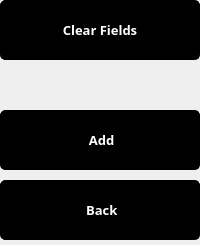
                             <widget class="QWidget" name="widget_111" native="true">
                              <layout class="QGridLayout" name="gridLayout_86">
                               <property name="leftMargin">
                                <number>0</number>
                               </property>
                               <property name="topMargin">
                                <number>0</number>
                               </property>
                               <property name="rightMargin">
                                <number>0</number>
                               </property>
                               <property name="bottomMargin">
                                <number>5</number>
                               </property>
                               <property name="verticalSpacing">
                                <number>10</number>
                               </property>
                               <item row="0" column="0">
                                <widget class="QPushButton" name="btnRMClear2">
                                 <property name="minimumSize">
                                  <size>
                                   <width>170</width>
                                   <height>60</height>
                                  </size>
                                 </property>
                                 <property name="font">
                                  <font>
                                   <family>Century Gothic</family>
                                   <pointsize>10</pointsize>
                                   <weight>75</weight>
                                   <bold>true</bold>
                                  </font>
                                 </property>
                                 <property name="styleSheet">
                                  <string notr="true">QPushButton {
	border-radius: 5px;
	border: 1px solid black;
	color: rgb(255, 255, 255);
	background-color: rgb(0, 0, 0);
}

QPushButton:hover {
	
	background-color: rgb(70, 70, 70);
}

QPushButton:pressed {
	color: rgb(106, 106, 106);
	background-color: rgb(0, 0, 0);
}</string>
                                 </property>
                                 <property name="text">
                                  <string>Clear Fields</string>
                                 </property>
                                </widget>
                               </item>
                               <item row="2" column="0">
                                <widget class="QPushButton" name="btnARsave">
                                 <property name="minimumSize">
                                  <size>
                                   <width>170</width>
                                   <height>60</height>
                                  </size>
                                 </property>
                                 <property name="font">
                                  <font>
                                   <family>Century Gothic</family>
                                   <pointsize>10</pointsize>
                                   <weight>75</weight>
                                   <bold>true</bold>
                                  </font>
                                 </property>
                                 <property name="styleSheet">
                                  <string notr="true">QPushButton {
	border-radius: 5px;
	border: 1px solid black;
	color: rgb(255, 255, 255);
	background-color: rgb(0, 0, 0);
}

QPushButton:hover {
	
	background-color: rgb(70, 70, 70);
}

QPushButton:pressed {
	color: rgb(106, 106, 106);
	background-color: rgb(0, 0, 0);
}</string>
                                 </property>
                                 <property name="text">
                                  <string> Add</string>
                                 </property>
                                 <property name="icon">
                                  <iconset>
                                   <normaloff>white save.png</normaloff>white save.png</iconset>
                                 </property>
                                 <property name="iconSize">
                                  <size>
                                   <width>15</width>
                                   <height>15</height>
                                  </size>
                                 </property>
                                </widget>
                               </item>
                               <item row="3" column="0">
                                <widget class="QPushButton" name="btnARback">
                                 <property name="minimumSize">
                                  <size>
                                   <width>170</width>
                                   <height>60</height>
                                  </size>
                                 </property>
                                 <property name="font">
                                  <font>
                                   <family>Century Gothic</family>
                                   <pointsize>10</pointsize>
                                   <weight>75</weight>
                                   <bold>true</bold>
                                  </font>
                                 </property>
                                 <property name="styleSheet">
                                  <string notr="true">QPushButton {
	border-radius: 5px;
	border: 1px solid black;
	color: rgb(255, 255, 255);
	background-color: rgb(0, 0, 0);
}

QPushButton:hover {
	
	background-color: rgb(70, 70, 70);
}

QPushButton:pressed {
	color: rgb(106, 106, 106);
	background-color: rgb(0, 0, 0);
}</string>
                                 </property>
                                 <property name="text">
                                  <string> Back</string>
                                 </property>
                                 <property name="icon">
                                  <iconset>
                                   <normaloff>back white.png</normaloff>back white.png</iconset>
                                 </property>
                                 <property name="iconSize">
                                  <size>
                                   <width>18</width>
                                   <height>18</height>
                                  </size>
                                 </property>
                                </widget>
                               </item>
                               <item row="1" column="0">
                                <spacer name="verticalSpacer_40">
                                 <property name="orientation">
                                  <enum>Qt::Vertical</enum>
                                 </property>
                                 <property name="sizeHint" stdset="0">
                                  <size>
                                   <width>20</width>
                                   <height>40</height>
                                  </size>
                                 </property>
                                </spacer>
                               </item>
                              </layout>
                             </widget>
